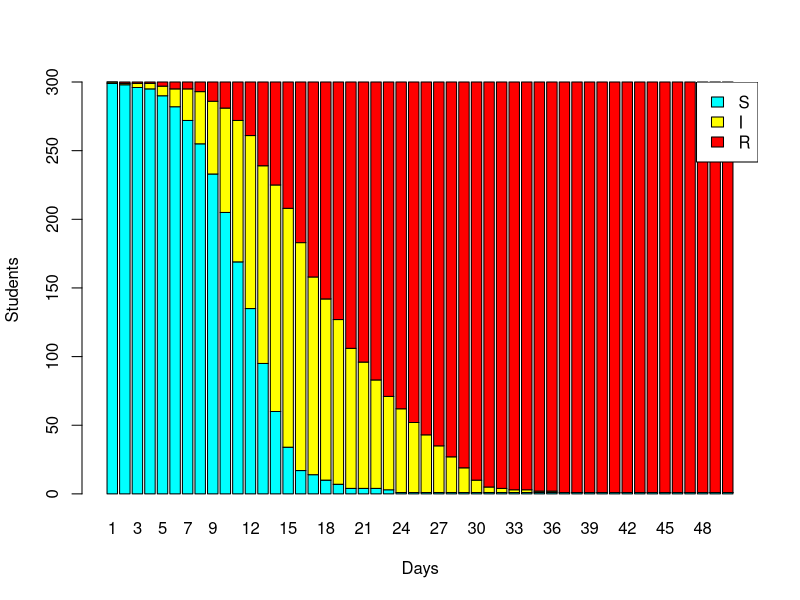

Here is the R script that generated this plot:
## ---- chunk 1
knitr::opts_chunk$set(echo = TRUE)
library(tibble)
library(ggplot2)
library(knitr)
library(formatR)
library(dplyr)
opts_chunk$set(tidy.opts=list(width.cutoff=60),tidy=TRUE)
## ---- chunk 2
classSize <- 300
maxTime <- 50
#Rate of infection + background
backgroundROI <- 3300/67000000 #https://www.ons.gov.uk/peoplepopulationandcommunity/populationandmigration/populationestimates
catchRate <- 0.7
tmp <- rep(list(c()), 50)
## ---- chunk 3
infecRate <- function(infected){
  allInfec <- apply(infected, 1, function(a) as.double(a["spreadMult"]))
  return (sum(allInfec))
}

newState <- function(time, student){
  if(student["state"]=="S"){
    infected <- subset(timeList[[time]],(state=="I"))
    studentNo <- infecRate(infected)
    lambda <- backgroundROI + as.double(student["catchMult"][[1]]) * catchRate *  studentNo/classSize
    tmp[[time]] <<- c(tmp[[time]], lambda)
    coinFlipI <- rbinom(1,1,lambda)
    if (coinFlipI>0){
      student["state"]="I"
      student["timeInState"]=1
    }else{
      student["timeInState"]<-as.double(student["timeInState"])+1
    }
  }else if(student["state"]=="I"){
    lambda <- pexp(1,rate=1/7)
    coinFlipR <- rbinom(1,1,lambda)
    if ( coinFlipR == 1 || as.double(student["timeInState"])==15){
      student["state"]="R"
      student["timeInState"]=1
    }else{
      student["timeInState"]<-as.double(student["timeInState"])+1
    }
  }else{
    student["timeInState"]<-as.double(student["timeInState"])+1
  }
  return (student)
}
## ---- chunk 4
studentID = c(1:classSize)
spreadMult = rnorm(classSize, mean=1, sd=0.1)
catchMult = rnorm(classSize, mean=1, sd=0.1)
state = c("I",rep("S",classSize-1))
timeInState = rep(1,classSize)
class1 <- tibble(studentID, spreadMult, catchMult, state, timeInState)
multFrame <- tibble(studentID, spreadMult, catchMult)
## ---- chunk 5
timeList <- list(class1)
for (i in (2:maxTime)){
  tempClass <- as_tibble(t(apply(timeList[[i-1]],1,newState,time=i-1)))
  timeList <- append(timeList, list(tempClass))
}
## ---- chunk 6
population <- data.frame("S"=classSize-1,"I"=1, "R"=0)
for (i in (2:maxTime)){
  Sno <- nrow(filter(timeList[[i]], state=="S"))
  Ino <- nrow(filter(timeList[[i]], state=="I"))
  Rno <- classSize-Sno-Ino
  population <- add_row(population, "S"=Sno, "I"=Ino, "R"=Rno)
}
  barplot(t(as.matrix(population)), col=c("cyan","yellow","red"), xlab="Days", ylab="Students", names.arg=(1:maxTime))
legend("topright", colnames(population), fill=c("cyan","yellow","red"), bg="white")
